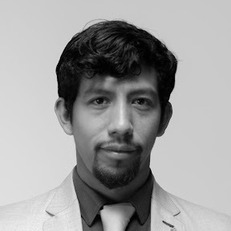
#> input picture pruebaeigen.jpg, 231 x 231 px, given in place of subject01.normal.jpg, which was not available
$ jupyter execute --allow-errors 'Eigen tarea.ipynb'   (shell and % lines are left out)   (text cells are left out)
#> lines starting #> are read from the running program, lines starting #| are printed output that depends on the picture; pictures that were not available may be replaced by others from this repository, and a replacement may not be noted
#> further down, img is the input picture: shape (231, 231); min 0, max 242, mean 157
[cell 1]
from matplotlib import pyplot as plt
from matplotlib.image import imread
import numpy as np
import os

[cell 2]
dataset_path = 'Dataset/'
dataset_dir  = os.listdir(dataset_path)

width  = 195
height = 231

[cell 3]
print('Train Images:')
train_image_names = ['subject01.normal.jpg', 'subject02.normal.jpg', 'subject03.normal.jpg', 'subject07.normal.jpg', 'subject10.normal.jpg', 'subject11.normal.jpg', 'subject14.normal.jpg', 'subject15.normal.jpg']
training_tensor   = np.ndarray(shape=(len(train_image_names), height*width), dtype=np.float64)

#> (the rest of this cell did not finish here and is left out)

[cell 4]
mean_face = np.zeros((1,height*width))

for i in training_tensor:
    mean_face = np.add(mean_face,i)

mean_face = np.divide(mean_face,float(len(train_image_names))).flatten()

plt.imshow(mean_face.reshape(height, width), cmap='gray')
plt.tick_params(labelleft='off', labelbottom='off', bottom='off',top='off',right='off',left='off', which='both')
plt.show()
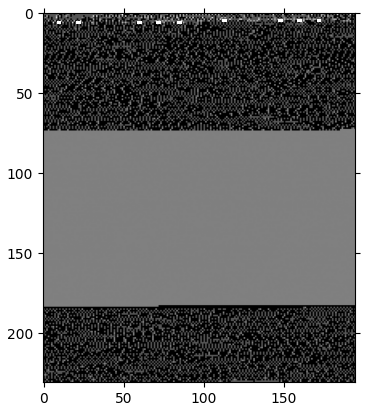
#> figure drawn by matplotlib, 1 panel

[cell 5]
normalised_training_tensor = np.ndarray(shape=(len(train_image_names), height*width))

for i in range(len(train_image_names)):
    normalised_training_tensor[i] = np.subtract(training_tensor[i],mean_face)

[cell 6]
for i in range(len(train_image_names)):
    img = normalised_training_tensor[i].reshape(height,width)
    plt.subplot(2,4,1+i)
    plt.imshow(img, cmap='gray')
    plt.tick_params(labelleft='off', labelbottom='off', bottom='off',top='off',right='off',left='off', which='both')
plt.show()
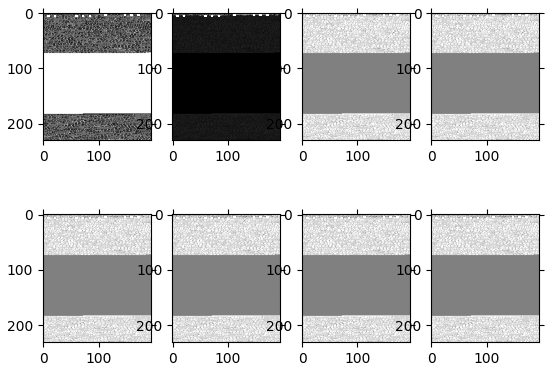
#> figure drawn by matplotlib, 8 panels

[cell 7]
cov_matrix = np.cov(normalised_training_tensor)
cov_matrix = np.divide(cov_matrix,8.0)
print('Covariance matrix of X: \n%s' %cov_matrix)

#> (a cell that did not finish here is left out)

#> (a cell that did not finish here is left out)

#> (a cell that did not finish here is left out)

#> (a cell that did not finish here is left out)

#> (a cell that did not finish here is left out)

#> (a cell that did not finish here is left out)

#> (a cell that did not finish here is left out)

[cell 15]
unknown_face        = plt.imread('integ.jpg')
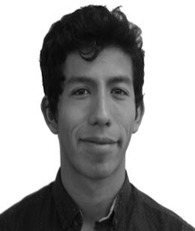
#> input picture integ.jpg, 195 x 231 px
#> unknown_face is the input picture: shape (231, 195); min 0, max 255, mean 159.5
unknown_face_vector = np.array(unknown_face, dtype='float64').flatten()

plt.imshow(unknown_face, cmap='gray')
plt.title('Unknown face')
plt.tick_params(labelleft='off', labelbottom='off', bottom='off',top='off',right='off',left='off', which='both')
plt.show()

[cell 16]
normalised_uface_vector = np.subtract(unknown_face_vector,mean_face)

plt.imshow(normalised_uface_vector.reshape(height, width), cmap='gray')
plt.title('Normalised unknown face')
plt.tick_params(labelleft='off', labelbottom='off', bottom='off',top='off',right='off',left='off', which='both')
plt.show()
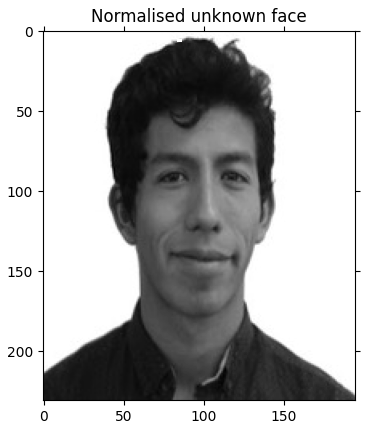
#> figure drawn by matplotlib, 1 panel
